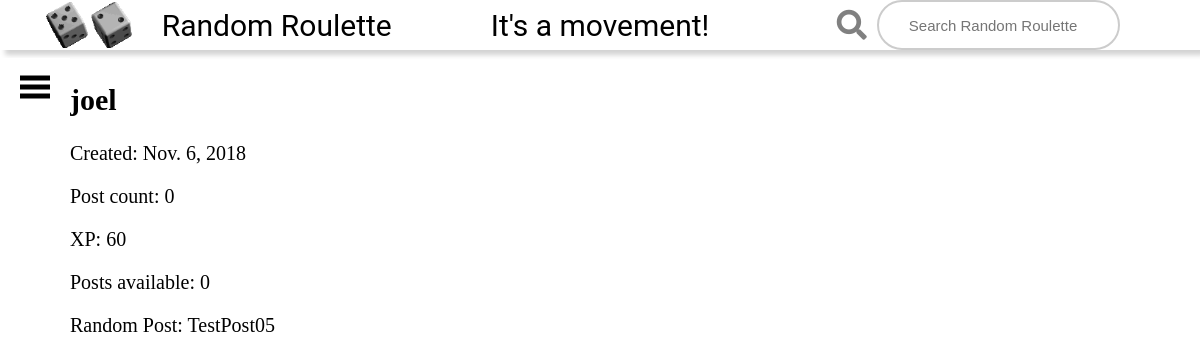
Page /user/joel/ on the committed database.
### users/models.py (models this page shows, shortened)
class UserInfo(models.Model):
    user_reference = models.ForeignKey(SystemUser, on_delete=models.CASCADE)
    post_count = models.IntegerField(default=0)
    random_post = models.ForeignKey(Post, blank=True, null=True, on_delete=models.DO_NOTHING)
    xp = models.IntegerField(default=0)
    def posts_available(self):
        total_posts = int((self.xp / 100) // 1)  # Gets maximum possible posts from current XP
        posts_available_count = total_posts - self.post_count
        if posts_available_count > 0:
            return posts_available_count
        else:
            return 0

### posts/models.py (models this page shows, shortened)
class Post(models.Model):
    creator = models.ForeignKey(User, on_delete=models.DO_NOTHING, default=0)
    post_title = models.CharField(max_length=200)
    post_text = models.CharField(max_length=500)
    pub_date = models.DateTimeField('date published')
    up_votes_list = models.ManyToManyField(User, related_name='vote_list', blank=True)
    down_votes_list = models.ManyToManyField(User, related_name='down_votes_list', blank=True)
    post_image = models.ImageField(upload_to='uploads/%Y/%m/%d/', blank=True)
    def __str__(self):
        return self.post_title

### users/views.py (the view)
# urls.py: path('<str:username>/', views.profile, name='profile'),
def profile(request, username):
    current_user = get_object_or_404(User, username=username)
    user_info = get_object_or_404(UserInfo, user_reference=current_user.id)
    return render(request, 'profile.html', {'selected_user': current_user, 'user_info': user_info})

### users/templates/profile.html (shortened to what this page needs)
{% extends 'base_generic.html' %}
{% block content %}
<h2>{{ selected_user.username }}</h2>
    <p>Created: {{ selected_user.date_joined.date }}</p>
    <p>Post count: {{ user_info.post_count }}</p>
    <p>XP: {{ user_info.xp }}</p>
    <p>Posts available: {{ user_info.posts_available }}</p>
    <p>Random Post: {{ user_info.random_post }}</p>
{% endblock %}

### posts/static/css/styles.css (style rules this page uses)
html, body { width: 100%; height: 100%; font-size: 62.5%; display: flex; flex-direction: column; margin: 0; padding: 0; }

### rows in the picture
UserInfo: post_count "0", xp "60", posts_available "0", random_post "TestPost05"

### other values in the picture
{{ selected_user.username }} "joel"
{{ selected_user.date_joined.date }} "Nov. 6, 2018"
